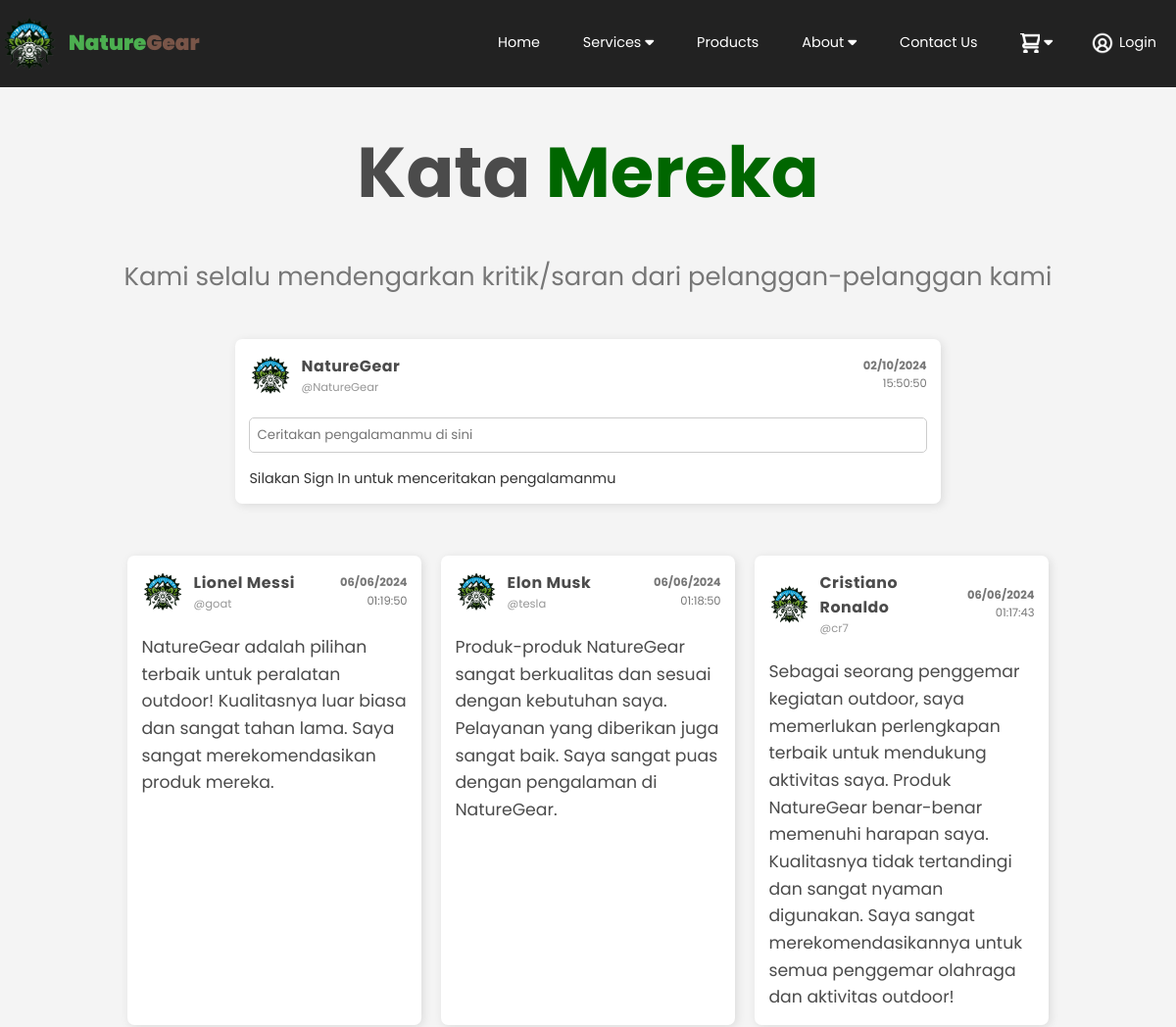
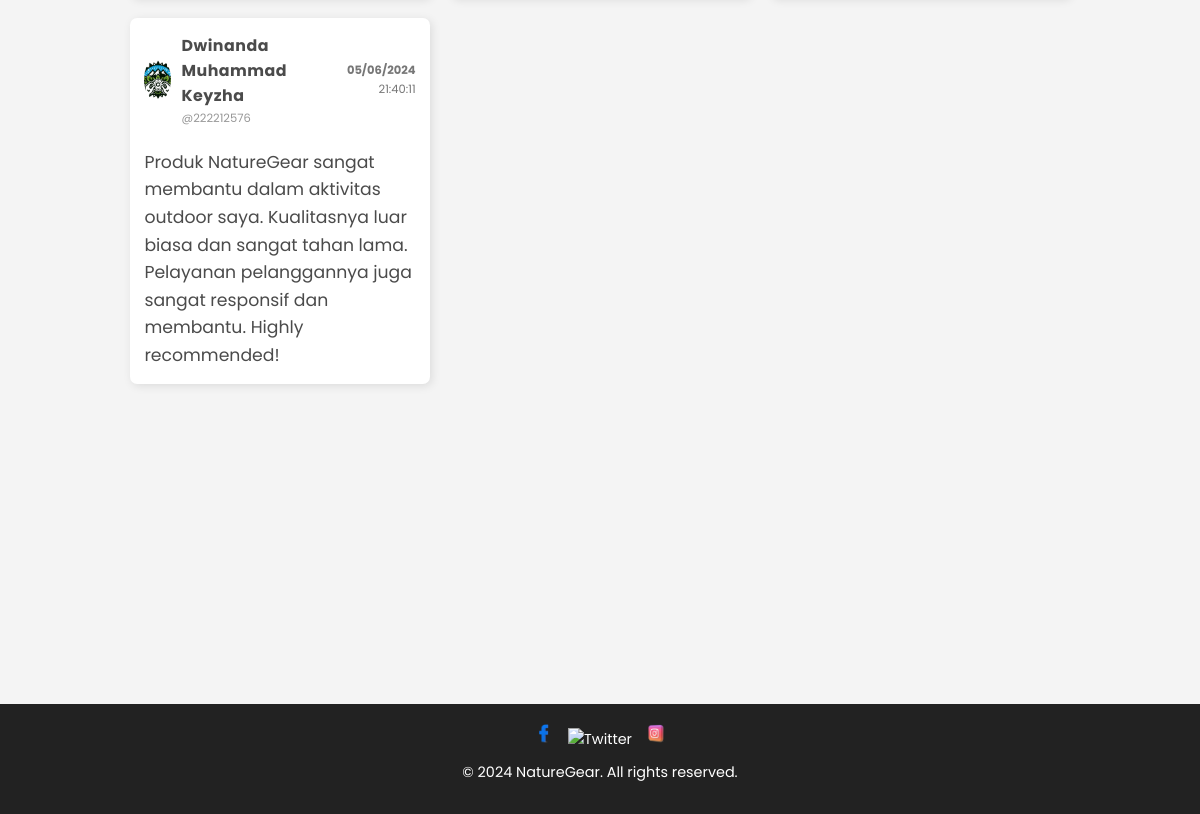
/review.php, run on the app's committed database (2 pictures, top to bottom).
### tables this page shows
CREATE TABLE `reviews` (
  `id` int(11) NOT NULL,
  `user_id` int(10) NOT NULL,
  `nama` varchar(50) NOT NULL,
  `username` varchar(50) NOT NULL,
  `foto` varchar(50) DEFAULT NULL,
  `komentar` varchar(500) NOT NULL,
  `tanggal` varchar(20) DEFAULT NULL,
  `jam` varchar(10) DEFAULT NULL
);

### review.php (the view, shortened to what this page needs)
<!DOCTYPE html>
<html lang="en">
<head>
    <link rel="stylesheet" href="https://cdnjs.cloudflare.com/ajax/libs/font-awesome/6.2.1/css/all.min.css">
    <link rel="stylesheet" href="styles/review.css">
</head>
<body onload="showTime()">
    <?php include ('assets/navbar.php'); ?>
    <h1 class="heading top-top">Kata <span>Mereka</span></h1>
    <p class="heading-description">
        Kami selalu mendengarkan kritik/saran dari pelanggan-pelanggan kami
    </p>
    <div id="add-review">
        <div class="add-review-box">
            <div class="box-top">
                <div class="profile">
                    <div class="profile-img">
                        <img src="images/logo.png" alt="Profile Image">
                    </div>
                    <div class="name-user">
                    <strong><?= empty($user_id) ? 'NatureGear' : htmlspecialchars($nama); ?></strong>
                        <span><?= empty($user_id) ? '@NatureGear' : '@' . htmlspecialchars($username); ?></span>
                    </div>
                </div>
                <div class="time">
                    <strong id="tanggal">Tanggal</strong><br>
                    <span id="jam">Jam</span>
                </div>
            </div>
            <form class="review-form" action="review_action.php" method="post" onsubmit="return validateForm();">
                <input type="text" name="komentar" id="add-comment" placeholder="Ceritakan pengalamanmu di sini"
                    required>
                <?php if (empty($user_id)): ?>
                    <p class="noLogIn">Silakan Sign In untuk menceritakan pengalamanmu</p>
                <?php else: ?>
                    <button name="submit">Tambahkan</button>
                <?php endif; ?>
            </form>
        </div>
    </div>
    <section class="reviews" id="reviews">
        <?php
        $stm = $conn->query("SELECT * FROM reviews ORDER BY id DESC");
        while ($fetch = $stm->fetch_assoc()) {
            ?>
            <div class="review-box-container">
                <div class="review-box">
                    <div class="box-top">
                        <div class="profile">
                            <div class="profile-img">
                                <img src="images/logo.png" alt="Profile Image">
                            </div>
                            <div class="name-user">
                                <strong><?= htmlspecialchars($fetch['nama']); ?></strong>
                                <span>@<?= htmlspecialchars($fetch['username']); ?></span>
                            </div>
                        </div>
                        <div class="time">
                            <strong><?= htmlspecialchars($fetch['tanggal']); ?></strong><br>
                            <span><?= htmlspecialchars($fetch['jam']); ?></span>
                        </div>
                    </div>
                    <div class="client-comment">
                        <p><?= htmlspecialchars($fetch['komentar']); ?></p>
                    </div>
                </div>
            </div>
            <?php
        }
        ?>
    </section>
    <?php include ('assets/footer.php'); ?>
</body>
</html>

### styles/review.css (style rules this page uses)
:root { --main-color: #0e2431; --para-font: #777777; --black: #4b4b4b; --bg: #7b0000; --white: #fff; --pink: #e7319a; --ijo: #006600; --kuning: #fea116; --terang: rgba(254, 161, 22, 0.9); --merah: #f2230b; --latar: #ffeedd; }
* { font-family: Poppins, "Source Sans Pro"; margin: 0; padding: 0; box-sizing: border-box; outline: none; border: none; text-decoration: none; transition: 0.2s linear; }
html { font-size: 90%; overflow-x: hidden; scroll-behavior: smooth; scroll-padding-top: 9rem; }
body { font-family: Poppins, "Source Sans Pro"; background-color: var(--latar); }
.heading { color: var(--black); font-size: 5rem; text-align: center; margin-top: 2rem; }
.heading span { color: var(--ijo); }
.heading-description { text-align: center; font-size: 1.8rem; color: var(--para-font); margin-bottom: 3rem; }
.reviews { display: grid; grid-template-columns: repeat(auto-fit, minmax(300px, 1fr)); padding: 2rem 7%; }
.review-box-container { display: flex; width: 100%; }
.review-box { width: 100%; max-width: 50rem; box-shadow: 2px 2px 10px rgba(0, 0, 0, 0.1); border-radius: 0.5rem; background-color: var(--white); padding: 1rem; overflow: hidden; margin: 10px 10px 10px 10px; transition: transform 0.3s ease; }
.profile-img { width: 3rem; height: 3rem; border-radius: 50%; overflow: hidden; margin-right: 10px; }
.profile-img img { width: 100%; height: 100%; object-fit: cover; object-position: center; }
.profile { display: flex; align-items: center; }
.time { text-align: right; font-size: 0.8rem; color: var(--para-font); }
.name-user { display: flex; flex-direction: column; }
.name-user strong { color: var(--black); font-size: 1.1rem; letter-spacing: 0.5px; }
.name-user span { color: #979797; font-size: 0.8rem; }
.box-top { display: flex; justify-content: space-between; align-items: center; margin-bottom: 1.5rem; }
.client-comment p { font-size: 1.2rem; color: #4b4b4b; }
input#add-comment { border: 1px solid #ccc; border-radius: 5px; padding: 0.5rem; width: 100%; box-sizing: border-box; margin-bottom: 1rem; }
#add-review { display: flex; justify-content: center; margin-bottom: 3rem; }
.add-review-box { width: 100%; max-width: 50rem; box-shadow: 2px 2px 10px rgba(0, 0, 0, 0.1); border-radius: 0.5rem; background-color: var(--white); padding: 1rem; overflow: hidden; transition: transform 0.3s ease; }
.add-review-box form { display: flex; flex-direction: column; }

### styles/navbar.css (style rules this page uses)
:root { --primary: #b6895b; --bg: #f4f4f4; }
* { box-sizing: border-box; margin: 0; padding: 0; text-decoration: none; outline: none; border: none; }
body { font-family: "Poppins", sans-serif; margin: 0; padding: 0; background-color: #f4f4f4; color: #333; line-height: 1.6; }

### styles/footer.css (style rules this page uses)
html, body { height: 100%; margin: 0; padding: 0; }

### data on the page
reviews: nama "Lionel Messi", username "goat", tanggal "06/06/2024", jam "01:19:50", komentar "NatureGear adalah pilihan terbaik untuk peralatan outdoor! Kualitasnya luar biasa dan sangat tahan lama. Saya sangat merekomendasikan produk mereka."
reviews: nama "Elon Musk", username "tesla", tanggal "06/06/2024", jam "01:18:50", komentar "Produk-produk NatureGear sangat berkualitas dan sesuai dengan kebutuhan saya. Pelayanan yang diberikan juga sangat baik. Saya sangat puas dengan pengalaman di NatureGear."
reviews: nama "Cristiano Ronaldo", username "cr7", tanggal "06/06/2024", jam "01:17:43", komentar "Sebagai seorang penggemar kegiatan outdoor, saya memerlukan perlengkapan terbaik untuk mendukung aktivitas saya. Produk NatureGear benar-benar memenuhi harapan saya. Kualitasnya tidak tertandingi dan sangat nyaman digunakan. Saya sangat merekomendasikannya untuk semua penggemar olahraga dan aktivitas outdoor!"
reviews: nama "Dwinanda Muhammad Keyzha", username "222212576", tanggal "05/06/2024", jam "21:40:11", komentar "Produk NatureGear sangat membantu dalam aktivitas outdoor saya. Kualitasnya luar biasa dan sangat tahan lama. Pelayanan pelanggannya juga sangat responsif dan membantu. Highly recommended!"
